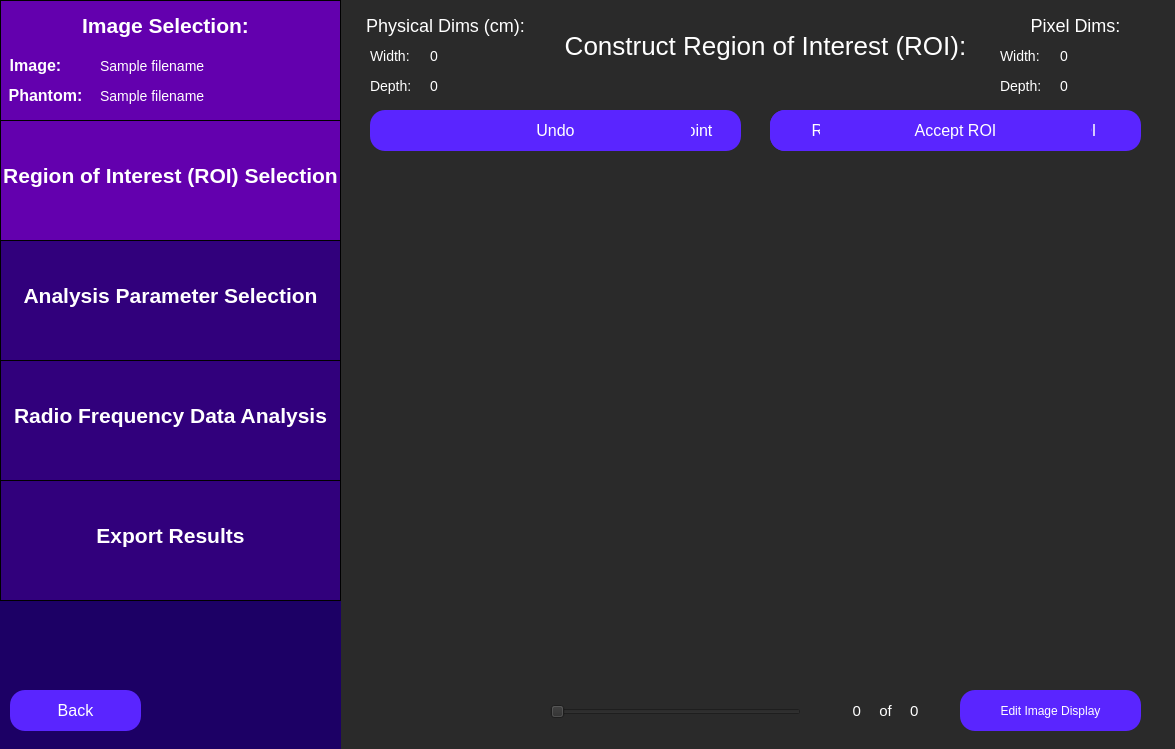
<?xml version="1.0" encoding="UTF-8"?>
<ui version="4.0">
 <class>constructRoi</class>
 <widget class="QWidget" name="constructRoi">
  <property name="geometry">
   <rect>
    <x>0</x>
    <y>0</y>
    <width>1175</width>
    <height>749</height>
   </rect>
  </property>
  <property name="windowTitle">
   <string>Select Region of Interest</string>
  </property>
  <property name="styleSheet">
   <string notr="true">QWidget {
	background: rgb(42, 42, 42);
}</string>
  </property>
  <widget class="QLabel" name="constructRoiLabel">
   <property name="geometry">
    <rect>
     <x>550</x>
     <y>-20</y>
     <width>431</width>
     <height>131</height>
    </rect>
   </property>
   <property name="styleSheet">
    <string notr="true">QLabel {
	font-size: 26px;
	color: rgb(255, 255, 255);
	background-color: rgba(255, 255, 255, 0);
}</string>
   </property>
   <property name="text">
    <string>Construct Region of Interest (ROI):</string>
   </property>
   <property name="textFormat">
    <enum>Qt::AutoText</enum>
   </property>
   <property name="scaledContents">
    <bool>false</bool>
   </property>
   <property name="alignment">
    <set>Qt::AlignCenter</set>
   </property>
   <property name="wordWrap">
    <bool>true</bool>
   </property>
  </widget>
  <widget class="QPushButton" name="drawRoiButton">
   <property name="geometry">
    <rect>
     <x>370</x>
     <y>110</y>
     <width>171</width>
     <height>41</height>
    </rect>
   </property>
   <property name="styleSheet">
    <string notr="true">QPushButton {
	color: white;
	font-size: 16px;
	background: rgb(90, 37, 255);
	border-radius: 15px;
}
QPushButton:checked {
	color:white; 
	font-size: 16px;
	background: rgb(45, 0, 110);
	border-radius: 15px;
}
</string>
   </property>
   <property name="text">
    <string>Draw ROI</string>
   </property>
   <property name="checkable">
    <bool>true</bool>
   </property>
   <property name="checked">
    <bool>false</bool>
   </property>
  </widget>
  <widget class="QPushButton" name="undoLastPtButton">
   <property name="geometry">
    <rect>
     <x>570</x>
     <y>110</y>
     <width>171</width>
     <height>41</height>
    </rect>
   </property>
   <property name="styleSheet">
    <string notr="true">QPushButton {
	color: white;
	font-size: 16px;
	background: rgb(90, 37, 255);
	border-radius: 15px;
}</string>
   </property>
   <property name="text">
    <string>Undo Last Point</string>
   </property>
   <property name="checkable">
    <bool>false</bool>
   </property>
  </widget>
  <widget class="QPushButton" name="acceptRoiButton">
   <property name="geometry">
    <rect>
     <x>970</x>
     <y>110</y>
     <width>171</width>
     <height>41</height>
    </rect>
   </property>
   <property name="styleSheet">
    <string notr="true">QPushButton {
	color: white;
	font-size: 16px;
	background: rgb(90, 37, 255);
	border-radius: 15px;
}</string>
   </property>
   <property name="text">
    <string>Accept ROI</string>
   </property>
   <property name="checkable">
    <bool>false</bool>
   </property>
  </widget>
  <widget class="QWidget" name="sidebar" native="true">
   <property name="geometry">
    <rect>
     <x>0</x>
     <y>0</y>
     <width>341</width>
     <height>751</height>
    </rect>
   </property>
   <property name="toolTip">
    <string>&lt;html&gt;&lt;head/&gt;&lt;body&gt;&lt;p&gt;&lt;br/&gt;&lt;/p&gt;&lt;/body&gt;&lt;/html&gt;</string>
   </property>
   <property name="styleSheet">
    <string notr="true">QWidget {
	background-color: rgb(28, 0, 101);
}</string>
   </property>
   <widget class="QFrame" name="imageSelectionSidebar">
    <property name="geometry">
     <rect>
      <x>0</x>
      <y>0</y>
      <width>341</width>
      <height>121</height>
     </rect>
    </property>
    <property name="styleSheet">
     <string notr="true">QFrame {
	background-color: rgb(99, 0, 174);
	border: 1px solid black;
}</string>
    </property>
    <property name="frameShape">
     <enum>QFrame::StyledPanel</enum>
    </property>
    <property name="frameShadow">
     <enum>QFrame::Raised</enum>
    </property>
    <widget class="QLabel" name="imageSelectionLabelSidebar">
     <property name="geometry">
      <rect>
       <x>70</x>
       <y>0</y>
       <width>191</width>
       <height>51</height>
      </rect>
     </property>
     <property name="styleSheet">
      <string notr="true">QLabel {
	font-size: 21px;
	color: rgb(255, 255, 255);
	background-color: rgba(255, 255, 255, 0);
	border: 0px;
	font-weight: bold;
}</string>
     </property>
     <property name="text">
      <string>Image Selection:</string>
     </property>
     <property name="alignment">
      <set>Qt::AlignCenter</set>
     </property>
    </widget>
    <widget class="QLabel" name="imageLabel">
     <property name="geometry">
      <rect>
       <x>-60</x>
       <y>40</y>
       <width>191</width>
       <height>51</height>
      </rect>
     </property>
     <property name="styleSheet">
      <string notr="true">QLabel {
	font-size: 16px;
	color: rgb(255, 255, 255);
	background-color: rgba(255, 255, 255, 0);
	border: 0px;
	font-weight: bold;
}</string>
     </property>
     <property name="text">
      <string>Image:</string>
     </property>
     <property name="alignment">
      <set>Qt::AlignCenter</set>
     </property>
    </widget>
    <widget class="QLabel" name="phantomLabel">
     <property name="geometry">
      <rect>
       <x>-50</x>
       <y>70</y>
       <width>191</width>
       <height>51</height>
      </rect>
     </property>
     <property name="styleSheet">
      <string notr="true">QLabel {
	font-size: 16px;
	color: rgb(255, 255, 255);
	background-color: rgba(255, 255, 255, 0);
	border: 0px;
	font-weight: bold
}</string>
     </property>
     <property name="text">
      <string>Phantom:</string>
     </property>
     <property name="alignment">
      <set>Qt::AlignCenter</set>
     </property>
    </widget>
    <widget class="QLabel" name="imagePathInput">
     <property name="geometry">
      <rect>
       <x>100</x>
       <y>40</y>
       <width>241</width>
       <height>51</height>
      </rect>
     </property>
     <property name="styleSheet">
      <string notr="true">QLabel {
	font-size: 14px;
	color: rgb(255, 255, 255);
	background-color: rgba(255, 255, 255, 0);
	border: 0px;
}</string>
     </property>
     <property name="text">
      <string>Sample filename </string>
     </property>
     <property name="alignment">
      <set>Qt::AlignLeading|Qt::AlignLeft|Qt::AlignVCenter</set>
     </property>
    </widget>
    <widget class="QLabel" name="phantomPathInput">
     <property name="geometry">
      <rect>
       <x>100</x>
       <y>70</y>
       <width>241</width>
       <height>51</height>
      </rect>
     </property>
     <property name="styleSheet">
      <string notr="true">QLabel {
	font-size: 14px;
	color: rgb(255, 255, 255);
	background-color: rgba(255, 255, 255, 0);
	border: 0px;
}</string>
     </property>
     <property name="text">
      <string>Sample filename </string>
     </property>
     <property name="alignment">
      <set>Qt::AlignLeading|Qt::AlignLeft|Qt::AlignVCenter</set>
     </property>
    </widget>
   </widget>
   <widget class="QFrame" name="roiSidebar">
    <property name="geometry">
     <rect>
      <x>0</x>
      <y>120</y>
      <width>341</width>
      <height>121</height>
     </rect>
    </property>
    <property name="styleSheet">
     <string notr="true">QFrame {
	background-color: rgb(99, 0, 174);
	border: 1px solid black;
}</string>
    </property>
    <property name="frameShape">
     <enum>QFrame::StyledPanel</enum>
    </property>
    <property name="frameShadow">
     <enum>QFrame::Raised</enum>
    </property>
    <widget class="QLabel" name="roiSidebarLabel">
     <property name="geometry">
      <rect>
       <x>0</x>
       <y>30</y>
       <width>341</width>
       <height>51</height>
      </rect>
     </property>
     <property name="styleSheet">
      <string notr="true">QLabel {
	font-size: 21px;
	color: rgb(255, 255, 255);
	background-color: rgba(255, 255, 255, 0);
	border: 0px;
	font-weight: bold;
}</string>
     </property>
     <property name="text">
      <string>Region of Interest (ROI) Selection</string>
     </property>
     <property name="alignment">
      <set>Qt::AlignCenter</set>
     </property>
    </widget>
   </widget>
   <widget class="QFrame" name="rfAnalysisSidebar">
    <property name="geometry">
     <rect>
      <x>0</x>
      <y>360</y>
      <width>341</width>
      <height>121</height>
     </rect>
    </property>
    <property name="styleSheet">
     <string notr="true">QFrame {
	background-color:  rgb(49, 0, 124);
	border: 1px solid black;
}</string>
    </property>
    <property name="frameShape">
     <enum>QFrame::StyledPanel</enum>
    </property>
    <property name="frameShadow">
     <enum>QFrame::Raised</enum>
    </property>
    <widget class="QLabel" name="rfAnalysisLabel">
     <property name="geometry">
      <rect>
       <x>0</x>
       <y>30</y>
       <width>341</width>
       <height>51</height>
      </rect>
     </property>
     <property name="styleSheet">
      <string notr="true">QLabel {
	font-size: 21px;
	color: rgb(255, 255, 255);
	background-color: rgba(255, 255, 255, 0);
	border: 0px;
	font-weight: bold;
}</string>
     </property>
     <property name="text">
      <string>Radio Frequency Data Analysis</string>
     </property>
     <property name="alignment">
      <set>Qt::AlignCenter</set>
     </property>
    </widget>
   </widget>
   <widget class="QFrame" name="exportResultsSidebar">
    <property name="geometry">
     <rect>
      <x>0</x>
      <y>480</y>
      <width>341</width>
      <height>121</height>
     </rect>
    </property>
    <property name="styleSheet">
     <string notr="true">QFrame {
	background-color:  rgb(49, 0, 124);
	border: 1px solid black;
}</string>
    </property>
    <property name="frameShape">
     <enum>QFrame::StyledPanel</enum>
    </property>
    <property name="frameShadow">
     <enum>QFrame::Raised</enum>
    </property>
    <widget class="QLabel" name="exportResultsLabel">
     <property name="geometry">
      <rect>
       <x>20</x>
       <y>30</y>
       <width>301</width>
       <height>51</height>
      </rect>
     </property>
     <property name="styleSheet">
      <string notr="true">QLabel {
	font-size: 21px;
	color: rgb(255, 255, 255);
	background-color: rgba(255, 255, 255, 0);
	border: 0px;
	font-weight: bold;
}</string>
     </property>
     <property name="text">
      <string>Export Results</string>
     </property>
     <property name="alignment">
      <set>Qt::AlignCenter</set>
     </property>
    </widget>
   </widget>
  </widget>
  <widget class="QFrame" name="analysisParamsSidebar">
   <property name="geometry">
    <rect>
     <x>0</x>
     <y>240</y>
     <width>341</width>
     <height>121</height>
    </rect>
   </property>
   <property name="styleSheet">
    <string notr="true">QFrame {
	background-color: rgb(49, 0, 124);
	border: 1px solid black;
}</string>
   </property>
   <property name="frameShape">
    <enum>QFrame::StyledPanel</enum>
   </property>
   <property name="frameShadow">
    <enum>QFrame::Raised</enum>
   </property>
   <widget class="QLabel" name="analysisParamsLabel">
    <property name="geometry">
     <rect>
      <x>0</x>
      <y>30</y>
      <width>341</width>
      <height>51</height>
     </rect>
    </property>
    <property name="styleSheet">
     <string notr="true">QLabel {
	font-size: 21px;
	color: rgb(255, 255, 255);
	background-color: rgba(255, 255, 255, 0);
	border: 0px;
	font-weight:bold;
}</string>
    </property>
    <property name="text">
     <string>Analysis Parameter Selection</string>
    </property>
    <property name="alignment">
     <set>Qt::AlignCenter</set>
    </property>
   </widget>
  </widget>
  <widget class="QPushButton" name="editImageDisplayButton">
   <property name="geometry">
    <rect>
     <x>960</x>
     <y>690</y>
     <width>181</width>
     <height>41</height>
    </rect>
   </property>
   <property name="styleSheet">
    <string notr="true">QPushButton {
	color: white;
	font-size: 12px;
	background: rgb(90, 37, 255);
	border-radius: 15px;
}</string>
   </property>
   <property name="text">
    <string>Edit Image Display</string>
   </property>
  </widget>
  <widget class="QPushButton" name="closeRoiButton">
   <property name="geometry">
    <rect>
     <x>770</x>
     <y>110</y>
     <width>171</width>
     <height>41</height>
    </rect>
   </property>
   <property name="styleSheet">
    <string notr="true">QPushButton {
	color: white;
	font-size: 16px;
	background: rgb(90, 37, 255);
	border-radius: 15px;
}</string>
   </property>
   <property name="text">
    <string>Close ROI</string>
   </property>
   <property name="checkable">
    <bool>false</bool>
   </property>
  </widget>
  <widget class="QPushButton" name="redrawRoiButton">
   <property name="geometry">
    <rect>
     <x>770</x>
     <y>110</y>
     <width>171</width>
     <height>41</height>
    </rect>
   </property>
   <property name="styleSheet">
    <string notr="true">QPushButton {
	color: white;
	font-size: 16px;
	background: rgb(90, 37, 255);
	border-radius: 15px;
}</string>
   </property>
   <property name="text">
    <string>Redraw ROI</string>
   </property>
   <property name="checkable">
    <bool>false</bool>
   </property>
  </widget>
  <widget class="QPushButton" name="backButton">
   <property name="geometry">
    <rect>
     <x>10</x>
     <y>690</y>
     <width>131</width>
     <height>41</height>
    </rect>
   </property>
   <property name="styleSheet">
    <string notr="true">QPushButton {
	color: white;
	font-size: 16px;
	background: rgb(90, 37, 255);
	border-radius: 15px;
}</string>
   </property>
   <property name="text">
    <string>Back</string>
   </property>
  </widget>
  <widget class="QSlider" name="curFrameSlider">
   <property name="geometry">
    <rect>
     <x>550</x>
     <y>691</y>
     <width>251</width>
     <height>41</height>
    </rect>
   </property>
   <property name="orientation">
    <enum>Qt::Horizontal</enum>
   </property>
  </widget>
  <widget class="QLabel" name="curFrameLabel">
   <property name="geometry">
    <rect>
     <x>810</x>
     <y>695</y>
     <width>51</width>
     <height>31</height>
    </rect>
   </property>
   <property name="styleSheet">
    <string notr="true">QLabel {
	font-size: 15px;
	color: rgb(255, 255, 255);
	background-color: rgba(255, 255, 255, 0);
}</string>
   </property>
   <property name="text">
    <string>0</string>
   </property>
   <property name="textFormat">
    <enum>Qt::AutoText</enum>
   </property>
   <property name="scaledContents">
    <bool>false</bool>
   </property>
   <property name="alignment">
    <set>Qt::AlignRight|Qt::AlignTrailing|Qt::AlignVCenter</set>
   </property>
   <property name="wordWrap">
    <bool>true</bool>
   </property>
  </widget>
  <widget class="QLabel" name="ofFramesLabel">
   <property name="geometry">
    <rect>
     <x>860</x>
     <y>695</y>
     <width>51</width>
     <height>31</height>
    </rect>
   </property>
   <property name="styleSheet">
    <string notr="true">QLabel {
	font-size: 15px;
	color: rgb(255, 255, 255);
	background-color: rgba(255, 255, 255, 0);
}</string>
   </property>
   <property name="text">
    <string>of</string>
   </property>
   <property name="textFormat">
    <enum>Qt::AutoText</enum>
   </property>
   <property name="scaledContents">
    <bool>false</bool>
   </property>
   <property name="alignment">
    <set>Qt::AlignCenter</set>
   </property>
   <property name="wordWrap">
    <bool>true</bool>
   </property>
  </widget>
  <widget class="QLabel" name="totalFramesLabel">
   <property name="geometry">
    <rect>
     <x>910</x>
     <y>695</y>
     <width>51</width>
     <height>31</height>
    </rect>
   </property>
   <property name="styleSheet">
    <string notr="true">QLabel {
	font-size: 15px;
	color: rgb(255, 255, 255);
	background-color: rgba(255, 255, 255, 0);
}</string>
   </property>
   <property name="text">
    <string>0</string>
   </property>
   <property name="textFormat">
    <enum>Qt::AutoText</enum>
   </property>
   <property name="scaledContents">
    <bool>false</bool>
   </property>
   <property name="alignment">
    <set>Qt::AlignLeading|Qt::AlignLeft|Qt::AlignVCenter</set>
   </property>
   <property name="wordWrap">
    <bool>true</bool>
   </property>
  </widget>
  <widget class="QLabel" name="imDisplayFrame">
   <property name="geometry">
    <rect>
     <x>400</x>
     <y>170</y>
     <width>721</width>
     <height>501</height>
    </rect>
   </property>
   <property name="text">
    <string/>
   </property>
   <property name="alignment">
    <set>Qt::AlignCenter</set>
   </property>
  </widget>
  <widget class="QLabel" name="imMaskFrame">
   <property name="geometry">
    <rect>
     <x>400</x>
     <y>170</y>
     <width>721</width>
     <height>501</height>
    </rect>
   </property>
   <property name="styleSheet">
    <string notr="true">QLabel {
	background-color: transparent;
}</string>
   </property>
   <property name="text">
    <string/>
   </property>
   <property name="alignment">
    <set>Qt::AlignCenter</set>
   </property>
  </widget>
  <widget class="QLabel" name="imCoverFrame">
   <property name="geometry">
    <rect>
     <x>400</x>
     <y>170</y>
     <width>721</width>
     <height>501</height>
    </rect>
   </property>
   <property name="styleSheet">
    <string notr="true">QLabel {
	background-color: transparent;
}</string>
   </property>
   <property name="text">
    <string/>
   </property>
   <property name="alignment">
    <set>Qt::AlignCenter</set>
   </property>
  </widget>
  <widget class="QPushButton" name="loadRoiButton">
   <property name="geometry">
    <rect>
     <x>820</x>
     <y>110</y>
     <width>271</width>
     <height>41</height>
    </rect>
   </property>
   <property name="styleSheet">
    <string notr="true">QPushButton {
	color: white;
	font-size: 16px;
	background: rgb(90, 37, 255);
	border-radius: 15px;
}
</string>
   </property>
   <property name="text">
    <string>Load ROI</string>
   </property>
   <property name="checkable">
    <bool>true</bool>
   </property>
   <property name="checked">
    <bool>false</bool>
   </property>
  </widget>
  <widget class="QPushButton" name="newRoiButton">
   <property name="geometry">
    <rect>
     <x>420</x>
     <y>110</y>
     <width>271</width>
     <height>41</height>
    </rect>
   </property>
   <property name="styleSheet">
    <string notr="true">QPushButton {
	color: white;
	font-size: 16px;
	background: rgb(90, 37, 255);
	border-radius: 15px;
}
</string>
   </property>
   <property name="text">
    <string>New ROI</string>
   </property>
   <property name="checkable">
    <bool>true</bool>
   </property>
   <property name="checked">
    <bool>false</bool>
   </property>
  </widget>
  <widget class="QPushButton" name="acceptLoadedRoiButton">
   <property name="geometry">
    <rect>
     <x>820</x>
     <y>110</y>
     <width>271</width>
     <height>41</height>
    </rect>
   </property>
   <property name="styleSheet">
    <string notr="true">QPushButton {
	color: white;
	font-size: 16px;
	background: rgb(90, 37, 255);
	border-radius: 15px;
}
</string>
   </property>
   <property name="text">
    <string>Accept ROI</string>
   </property>
   <property name="checkable">
    <bool>true</bool>
   </property>
   <property name="checked">
    <bool>false</bool>
   </property>
  </widget>
  <widget class="QPushButton" name="undoLoadedRoiButton">
   <property name="geometry">
    <rect>
     <x>420</x>
     <y>110</y>
     <width>271</width>
     <height>41</height>
    </rect>
   </property>
   <property name="styleSheet">
    <string notr="true">QPushButton {
	color: white;
	font-size: 16px;
	background: rgb(90, 37, 255);
	border-radius: 15px;
}
</string>
   </property>
   <property name="text">
    <string>Undo</string>
   </property>
   <property name="checkable">
    <bool>true</bool>
   </property>
   <property name="checked">
    <bool>false</bool>
   </property>
  </widget>
  <widget class="QLabel" name="physicalDimsLabel">
   <property name="geometry">
    <rect>
     <x>310</x>
     <y>0</y>
     <width>271</width>
     <height>51</height>
    </rect>
   </property>
   <property name="styleSheet">
    <string notr="true">QLabel {
	font-size: 18px;
	color: rgb(255, 255, 255);
	background-color: rgba(255, 255, 255, 0);
}</string>
   </property>
   <property name="text">
    <string>Physical Dims (cm):</string>
   </property>
   <property name="textFormat">
    <enum>Qt::AutoText</enum>
   </property>
   <property name="scaledContents">
    <bool>false</bool>
   </property>
   <property name="alignment">
    <set>Qt::AlignCenter</set>
   </property>
   <property name="wordWrap">
    <bool>true</bool>
   </property>
  </widget>
  <widget class="QLabel" name="physicalWidthLabel">
   <property name="geometry">
    <rect>
     <x>370</x>
     <y>40</y>
     <width>91</width>
     <height>31</height>
    </rect>
   </property>
   <property name="styleSheet">
    <string notr="true">QLabel {
	font-size: 14px;
	color: rgb(255, 255, 255);
	background-color: rgba(255, 255, 255, 0);
}</string>
   </property>
   <property name="text">
    <string>Width:</string>
   </property>
   <property name="textFormat">
    <enum>Qt::AutoText</enum>
   </property>
   <property name="scaledContents">
    <bool>false</bool>
   </property>
   <property name="alignment">
    <set>Qt::AlignLeading|Qt::AlignLeft|Qt::AlignVCenter</set>
   </property>
   <property name="wordWrap">
    <bool>true</bool>
   </property>
  </widget>
  <widget class="QLabel" name="physicalDepthLabel">
   <property name="geometry">
    <rect>
     <x>370</x>
     <y>70</y>
     <width>91</width>
     <height>31</height>
    </rect>
   </property>
   <property name="styleSheet">
    <string notr="true">QLabel {
	font-size: 14px;
	color: rgb(255, 255, 255);
	background-color: rgba(255, 255, 255, 0);
}</string>
   </property>
   <property name="text">
    <string>Depth:</string>
   </property>
   <property name="textFormat">
    <enum>Qt::AutoText</enum>
   </property>
   <property name="scaledContents">
    <bool>false</bool>
   </property>
   <property name="alignment">
    <set>Qt::AlignLeading|Qt::AlignLeft|Qt::AlignVCenter</set>
   </property>
   <property name="wordWrap">
    <bool>true</bool>
   </property>
  </widget>
  <widget class="QLabel" name="physicalWidthVal">
   <property name="geometry">
    <rect>
     <x>430</x>
     <y>40</y>
     <width>91</width>
     <height>31</height>
    </rect>
   </property>
   <property name="styleSheet">
    <string notr="true">QLabel {
	font-size: 14px;
	color: rgb(255, 255, 255);
	background-color: rgba(255, 255, 255, 0);
}</string>
   </property>
   <property name="text">
    <string>0</string>
   </property>
   <property name="textFormat">
    <enum>Qt::AutoText</enum>
   </property>
   <property name="scaledContents">
    <bool>false</bool>
   </property>
   <property name="alignment">
    <set>Qt::AlignLeading|Qt::AlignLeft|Qt::AlignVCenter</set>
   </property>
   <property name="wordWrap">
    <bool>true</bool>
   </property>
  </widget>
  <widget class="QLabel" name="physicalDepthVal">
   <property name="geometry">
    <rect>
     <x>430</x>
     <y>70</y>
     <width>91</width>
     <height>31</height>
    </rect>
   </property>
   <property name="styleSheet">
    <string notr="true">QLabel {
	font-size: 14px;
	color: rgb(255, 255, 255);
	background-color: rgba(255, 255, 255, 0);
}</string>
   </property>
   <property name="text">
    <string>0</string>
   </property>
   <property name="textFormat">
    <enum>Qt::AutoText</enum>
   </property>
   <property name="scaledContents">
    <bool>false</bool>
   </property>
   <property name="alignment">
    <set>Qt::AlignLeading|Qt::AlignLeft|Qt::AlignVCenter</set>
   </property>
   <property name="wordWrap">
    <bool>true</bool>
   </property>
  </widget>
  <widget class="QLabel" name="pixelDepthLabel">
   <property name="geometry">
    <rect>
     <x>1000</x>
     <y>70</y>
     <width>91</width>
     <height>31</height>
    </rect>
   </property>
   <property name="styleSheet">
    <string notr="true">QLabel {
	font-size: 14px;
	color: rgb(255, 255, 255);
	background-color: rgba(255, 255, 255, 0);
}</string>
   </property>
   <property name="text">
    <string>Depth:</string>
   </property>
   <property name="textFormat">
    <enum>Qt::AutoText</enum>
   </property>
   <property name="scaledContents">
    <bool>false</bool>
   </property>
   <property name="alignment">
    <set>Qt::AlignLeading|Qt::AlignLeft|Qt::AlignVCenter</set>
   </property>
   <property name="wordWrap">
    <bool>true</bool>
   </property>
  </widget>
  <widget class="QLabel" name="pixelWidthLabel">
   <property name="geometry">
    <rect>
     <x>1000</x>
     <y>40</y>
     <width>91</width>
     <height>31</height>
    </rect>
   </property>
   <property name="styleSheet">
    <string notr="true">QLabel {
	font-size: 14px;
	color: rgb(255, 255, 255);
	background-color: rgba(255, 255, 255, 0);
}</string>
   </property>
   <property name="text">
    <string>Width:</string>
   </property>
   <property name="textFormat">
    <enum>Qt::AutoText</enum>
   </property>
   <property name="scaledContents">
    <bool>false</bool>
   </property>
   <property name="alignment">
    <set>Qt::AlignLeading|Qt::AlignLeft|Qt::AlignVCenter</set>
   </property>
   <property name="wordWrap">
    <bool>true</bool>
   </property>
  </widget>
  <widget class="QLabel" name="pixelDepthVal">
   <property name="geometry">
    <rect>
     <x>1060</x>
     <y>70</y>
     <width>91</width>
     <height>31</height>
    </rect>
   </property>
   <property name="styleSheet">
    <string notr="true">QLabel {
	font-size: 14px;
	color: rgb(255, 255, 255);
	background-color: rgba(255, 255, 255, 0);
}</string>
   </property>
   <property name="text">
    <string>0</string>
   </property>
   <property name="textFormat">
    <enum>Qt::AutoText</enum>
   </property>
   <property name="scaledContents">
    <bool>false</bool>
   </property>
   <property name="alignment">
    <set>Qt::AlignLeading|Qt::AlignLeft|Qt::AlignVCenter</set>
   </property>
   <property name="wordWrap">
    <bool>true</bool>
   </property>
  </widget>
  <widget class="QLabel" name="pixelDimsLabel">
   <property name="geometry">
    <rect>
     <x>940</x>
     <y>0</y>
     <width>271</width>
     <height>51</height>
    </rect>
   </property>
   <property name="styleSheet">
    <string notr="true">QLabel {
	font-size: 18px;
	color: rgb(255, 255, 255);
	background-color: rgba(255, 255, 255, 0);
}</string>
   </property>
   <property name="text">
    <string>Pixel Dims:</string>
   </property>
   <property name="textFormat">
    <enum>Qt::AutoText</enum>
   </property>
   <property name="scaledContents">
    <bool>false</bool>
   </property>
   <property name="alignment">
    <set>Qt::AlignCenter</set>
   </property>
   <property name="wordWrap">
    <bool>true</bool>
   </property>
  </widget>
  <widget class="QLabel" name="pixelWidthVal">
   <property name="geometry">
    <rect>
     <x>1060</x>
     <y>40</y>
     <width>91</width>
     <height>31</height>
    </rect>
   </property>
   <property name="styleSheet">
    <string notr="true">QLabel {
	font-size: 14px;
	color: rgb(255, 255, 255);
	background-color: rgba(255, 255, 255, 0);
}</string>
   </property>
   <property name="text">
    <string>0</string>
   </property>
   <property name="textFormat">
    <enum>Qt::AutoText</enum>
   </property>
   <property name="scaledContents">
    <bool>false</bool>
   </property>
   <property name="alignment">
    <set>Qt::AlignLeading|Qt::AlignLeft|Qt::AlignVCenter</set>
   </property>
   <property name="wordWrap">
    <bool>true</bool>
   </property>
  </widget>
 </widget>
 <resources/>
 <connections/>
</ui>
